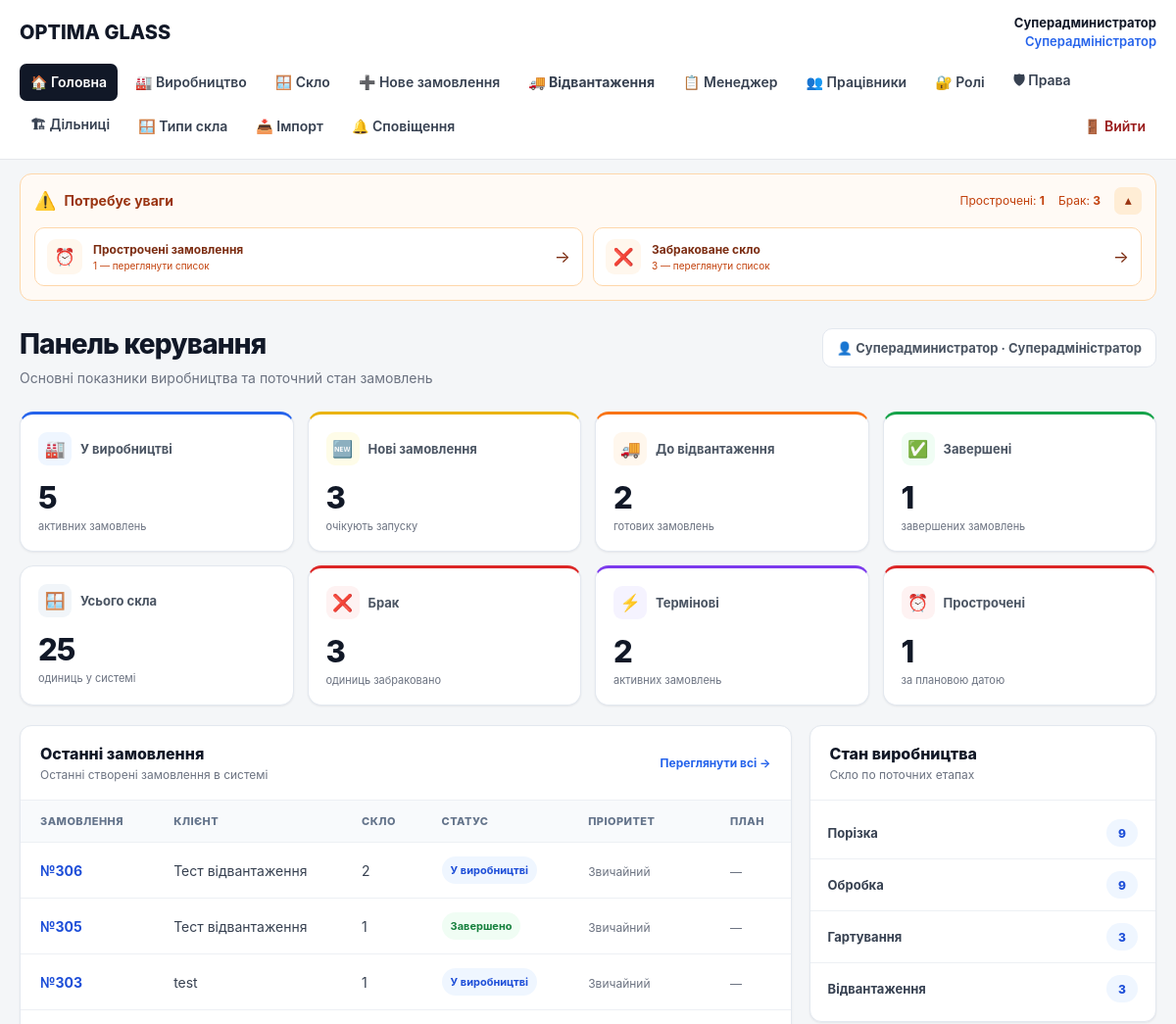
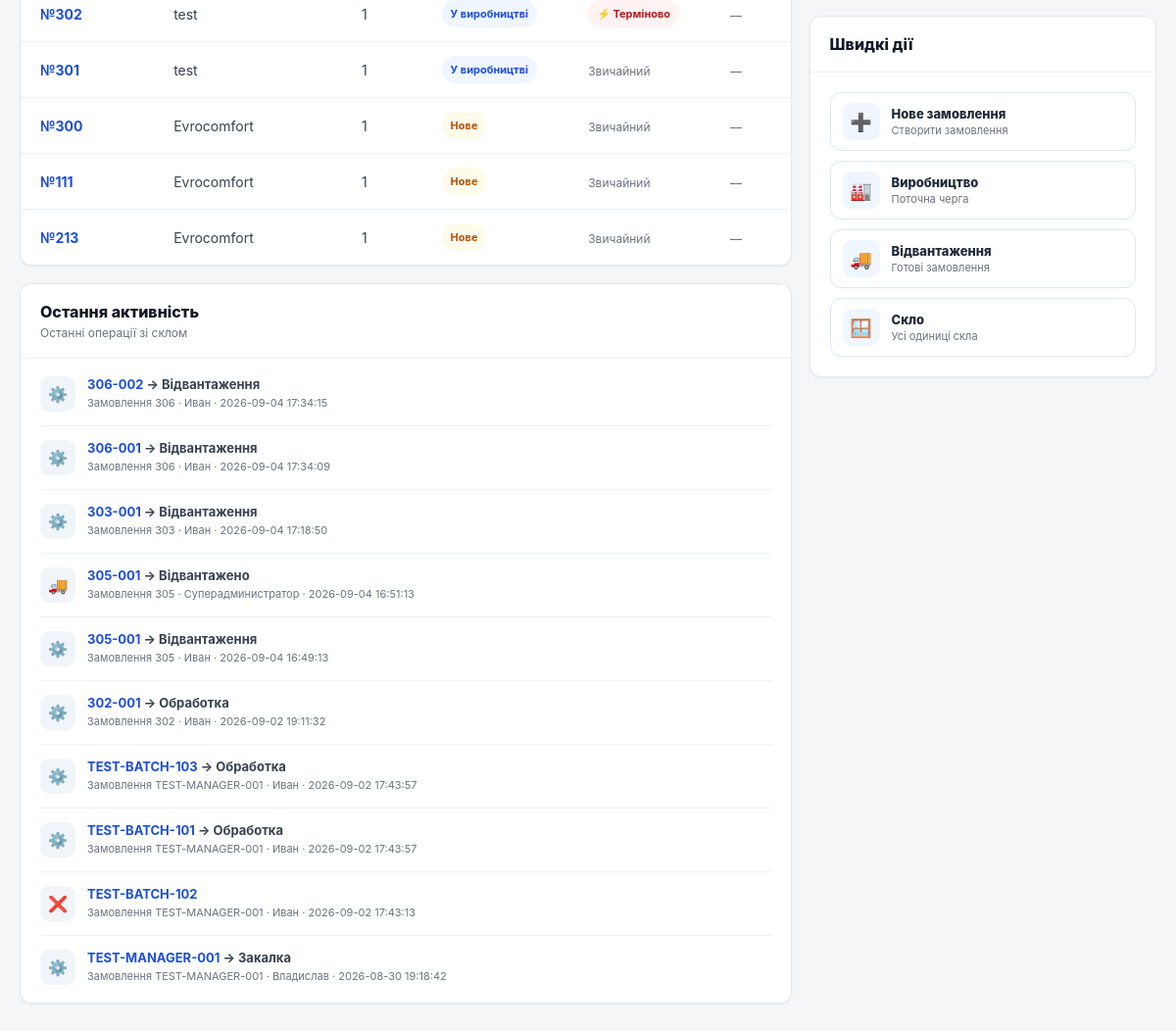
Screenshot of /index.php (signed in) with the database file from the repository (2 pictures, top to bottom).
### tables this page shows
CREATE TABLE users (
        id INTEGER PRIMARY KEY AUTOINCREMENT,
        name TEXT NOT NULL,
        email TEXT NOT NULL UNIQUE,
        password TEXT NOT NULL,
        role TEXT NOT NULL DEFAULT 'employee',
        active INTEGER NOT NULL DEFAULT 1,
        created_at TEXT NOT NULL DEFAULT CURRENT_TIMESTAMP
    , stage_id INTEGER REFERENCES production_stages(id));

CREATE TABLE orders (
    id INTEGER PRIMARY KEY AUTOINCREMENT,
    order_number TEXT NOT NULL UNIQUE,
    customer_name TEXT,
    comment TEXT,
    status TEXT NOT NULL DEFAULT 'new',
    created_at TEXT NOT NULL DEFAULT CURRENT_TIMESTAMP,
    updated_at TEXT NOT NULL DEFAULT CURRENT_TIMESTAMP
, priority INTEGER NOT NULL DEFAULT 1, planned_date TEXT, production_started_at TEXT, production_completed_at TEXT, created_by INTEGER);

CREATE TABLE glass_operations (
    id INTEGER PRIMARY KEY AUTOINCREMENT,

    glass_id INTEGER NOT NULL,
    employee_id INTEGER NOT NULL,

    route_step_id INTEGER,

    operation_type TEXT NOT NULL,

    from_stage TEXT,
    to_stage TEXT,

    result TEXT NOT NULL DEFAULT 'completed',

    comment TEXT,

    created_at TEXT NOT NULL DEFAULT CURRENT_TIMESTAMP, batch_id INTEGER,

    FOREIGN KEY (glass_id) REFERENCES glasses(id),
    FOREIGN KEY (employee_id) REFERENCES users(id),
    FOREIGN KEY (route_step_id) REFERENCES route_steps(id)
);

CREATE TABLE glasses (
        id INTEGER PRIMARY KEY AUTOINCREMENT,
        code TEXT NOT NULL UNIQUE,
        order_number TEXT,
        glass_type TEXT,
        width INTEGER,
        height INTEGER,
        quantity INTEGER NOT NULL DEFAULT 1,
        status TEXT NOT NULL DEFAULT 'created',
        current_location TEXT,
        employee_id INTEGER,
        comment TEXT,
        created_at TEXT NOT NULL DEFAULT CURRENT_TIMESTAMP,
        updated_at TEXT NOT NULL DEFAULT CURRENT_TIMESTAMP, order_id INTEGER, order_item_id INTEGER, thickness REAL, route_id INTEGER, current_step_id INTEGER,
        FOREIGN KEY (employee_id) REFERENCES users(id)
    );

### public/index.php (the view, shortened to what the rows shown need)
<?php
require __DIR__ . '/../src/auth.php';
$user = require_user();
function eDash(mixed $value): string
{
    return htmlspecialchars(
        (string) $value,
        ENT_QUOTES,
        'UTF-8'
    );
}
$name = $user['name'] ?? '';
$role = $user['role'] ?? '';
$roleLabels = [
    'superadmin'      => 'Суперадміністратор',
    'admin'           => 'Адміністратор',
    'manager'         => 'Менеджер',
    'section_manager' => 'Начальник дільниці',
    'employee'        => 'Працівник',
];
$roleLabel =
    $roleLabels[$role]
    ?? $role;
$recentOrders = $db->query("
    SELECT
        o.id,
        o.order_number,
        o.customer_name,
        o.status,
        o.priority,
        o.planned_date,
        o.created_at,
        COUNT(g.id) AS glass_count
    FROM orders o
    LEFT JOIN glasses g
        ON g.order_id = o.id
    GROUP BY o.id
    ORDER BY o.id DESC
    LIMIT 8
")->fetchAll();
$recentOperations = $db->query("
    SELECT
        go.id,
        go.operation_type,
        go.from_stage,
        go.to_stage,
        go.result,
        go.created_at,
        g.code,
        g.order_number,
        u.name AS employee_name
    FROM glass_operations go
    INNER JOIN glasses g
        ON g.id = go.glass_id
    LEFT JOIN users u
        ON u.id = go.employee_id
    ORDER BY go.id DESC
    LIMIT 10
")->fetchAll();
function orderStatusLabel(string $status): string
{
    return match ($status) {
        'new' => 'Нове',
        'in_production' => 'У виробництві',
        'completed' => 'Завершено',
        default => $status,
    };
}
function orderStatusClass(string $status): string
{
    return match ($status) {
        'new' => 'og-chip-warning',
        'in_production' => '',
        'completed' => 'og-chip-success',
        default => '',
    };
}
?>
<!DOCTYPE html>
<html lang="uk">
<head>
</head>
<body>
<?php
require __DIR__
    . '/../src/partials/header.php';
?>
<main class="og-page">
    <div class="og-page-header">
        <div>
            <h1 class="og-page-title">
                Панель керування
            </h1>
            <p class="og-page-subtitle">
            </p>
        </div>
        <div class="og-user-badge">
            👤 <?= eDash($name) ?>
            ·
            <?= eDash($roleLabel) ?>
        </div>
    </div>
    <div class="og-dashboard-layout">
        <div>
            <section class="og-card">
                <div class="og-card-header">
                    <div>
                        <h2 class="og-card-title">
                            Останні замовлення
                        </h2>
                    </div>
                </div>
                <?php if ($recentOrders): ?>
                    <div class="og-table-wrap">
                        <table class="og-table">
                            <thead>
                                <tr>
                                    <th>
                                        Замовлення
                                    </th>
                                    <th>
                                        Клієнт
                                    </th>
                                    <th>
                                        Скло
                                    </th>
                                    <th>
                                        Статус
                                    </th>
                                    <th>
                                        Пріоритет
                                    </th>
                                    <th>
                                        План
                                    </th>
                                </tr>
                            </thead>
                            <tbody>
                                <?php foreach (
                                    $recentOrders
                                    as $order
                                ): ?>
                                    <tr>
                                        <td>
                                            <a
                                                href="/order.php?id=<?= (int) $order['id'] ?>"
                                                class="og-table-link"
                                            >
                                                №<?= eDash(
                                                    $order['order_number']
                                                ) ?>
                                            </a>
                                        </td>
                                        <td>
                                            <?= eDash(
                                                $order['customer_name']
                                                ?: '—'
                                            ) ?>
                                        </td>
                                        <td>
                                            <?= (int)
                                                $order['glass_count'] ?>
                                        </td>
                                        <td>
                                            <span
                                                class="og-chip <?= eDash(
                                                    orderStatusClass(
                                                        $order['status']
                                                    )
                                                ) ?>"
                                            >
                                                <?= eDash(
                                                    orderStatusLabel(
                                                        $order['status']
                                                    )
                                                ) ?>
                                            </span>
                                        </td>
                                        <td>
                                            <?php if (
                                                (int) $order['priority'] >= 3
                                            ): ?>
                                                <span class="og-chip og-chip-danger">
                                                    ⚡ Терміново
                                                </span>
                                            <?php elseif (
                                                (int) $order['priority'] === 2
                                            ): ?>
                                                <span class="og-chip og-chip-warning">
                                                    Підвищений
                                                </span>
                                            <?php else: ?>
                                                <span class="og-muted">
                                                    Звичайний
                                                </span>
                                            <?php endif; ?>
                                        </td>
                                        <td>
                                            <?php if (
                                                !empty(
                                                    $order['planned_date']
                                                )
                                            ): ?>
                                                <?= eDash(
                                                    $order['planned_date']
                                                ) ?>
                                            <?php else: ?>
                                                <span class="og-muted">
                                                    —
                                                </span>
                                            <?php endif; ?>
                                        </td>
                                    </tr>
                                <?php endforeach; ?>
                            </tbody>
                        </table>
                    </div>
                <?php else: ?>
                    <div class="og-empty">
                        Замовлень поки немає.
                    </div>
                <?php endif; ?>
            </section>
            <section class="og-card">
                <div class="og-card-header">
                    <div>
                        <h2 class="og-card-title">
                            Остання активність
                        </h2>
                    </div>
                </div>
                <?php if ($recentOperations): ?>
                    <div class="og-activity-list">
                        <?php foreach (
                            $recentOperations
                            as $operation
                        ): ?>
                            <div class="og-activity-item">
                                <div class="og-activity-icon">
                                    <?php
                                    echo match (
                                        $operation['operation_type']
                                    ) {
                                        'shipping' => '🚚',
                                        'rejection' => '❌',
                                        default => '⚙️',
                                    };
                                    ?>
                                </div>
                                <div class="og-activity-content">
                                    <div class="og-activity-title">
                                        <a
                                            href="/glass.php?code=<?= urlencode(
                                                $operation['code']
                                            ) ?>"
                                            class="og-table-link"
                                        >
                                            <?= eDash(
                                                $operation['code']
                                            ) ?>
                                        </a>
                                        <?php if (
                                            $operation['to_stage']
                                        ): ?>
                                            →
                                            <?= eDash(
                                                $operation['to_stage']
                                            ) ?>
                                        <?php endif; ?>
                                    </div>
                                    <div class="og-activity-meta">
                                        Замовлення
                                        <?= eDash(
                                            $operation['order_number']
                                            ?: '—'
                                        ) ?>
                                        ·
                                        <?= eDash(
                                            $operation['employee_name']
                                            ?: 'Система'
                                        ) ?>
                                        ·
                                        <?= eDash(
                                            $operation['created_at']
                                        ) ?>
                                    </div>
                                </div>
                            </div>
                        <?php endforeach; ?>
                    </div>
                <?php else: ?>
                    <div class="og-empty">
                        Операцій поки немає.
                    </div>
                <?php endif; ?>
            </section>
        </div>
        <aside>
            <section class="og-card">
                <div class="og-card-header">
                    <div>
                        <h2 class="og-card-title">
                            Стан виробництва
                        </h2>
                    </div>
                </div>
            </section>
            <section class="og-card">
                <div class="og-card-header">
                    <div>
                        <h2 class="og-card-title">
                            Швидкі дії
                        </h2>
                    </div>
                </div>
            </section>
        </aside>
    </div>
</main>
</body>
</html>

### src/partials/header.php (shortened to what the rows shown need)
<?php
require_once __DIR__ . '/../auth.php';
require_once __DIR__ . '/../permissions.php';
$headerUser =
    isset($user) && is_array($user)
        ? $user
        : current_user();
$currentPage = basename(
    $_SERVER['PHP_SELF'] ?? ''
);
$headerRole = $headerUser['role'] ?? '';
$headerRoleLabels = [
    'superadmin'      => 'Суперадміністратор',
    'admin'           => 'Адміністратор',
    'manager'         => 'Менеджер',
    'section_manager' => 'Начальник дільниці',
    'employee'        => 'Працівник',
];
if (!function_exists('headerMenuItem')) {
    function headerMenuItem(
        string $url,
        string $label,
        string $page,
        string $currentPage,
        bool $allowed = true,
        string $extraClass = ''
    ): void {
        ?>
<link rel="stylesheet" href="/assets/css/app.css">
        <?php
    }
}
?>
<header class="app-header">
    <div class="app-header-inner">
        <div class="app-topbar">
            <?php if ($headerUser): ?>
                <div class="app-user">
                    <strong>
                        <?= htmlspecialchars(
                            $headerUser['name'] ?? '',
                            ENT_QUOTES,
                            'UTF-8'
                        ) ?>
                    </strong>
                    <br>
                    <span class="app-user-role">
                        <?= htmlspecialchars(
                            $headerRoleLabels[$headerRole]
                                ?? $headerRole,
                            ENT_QUOTES,
                            'UTF-8'
                        ) ?>
                    </span>
                </div>
            <?php endif; ?>
        </div>
        <?php if ($headerUser): ?>
                <?php
                if ($headerRole === 'superadmin') {
                    headerMenuItem(
                        '/',
                        '🏠 Головна',
                        'index.php',
                        $currentPage
                    );
                }
                ?>
        <?php endif; ?>
    </div>
</header>

### rows the page displays
users: name "Суперадминистратор", role "Суперадміністратор"
orders: order_number "306", customer_name "Тест відвантаження", glass_count "2", status "У виробництві", priority "Звичайний"
orders: order_number "305", customer_name "Тест відвантаження", glass_count "1", status "Завершено", priority "Звичайний"
orders: order_number "303", customer_name "test", glass_count "1", status "У виробництві", priority "Звичайний"
orders: order_number "302", customer_name "test", glass_count "1", status "У виробництві", priority "⚡ Терміново"
orders: order_number "301", customer_name "test", glass_count "1", status "У виробництві", priority "Звичайний"
orders: order_number "300", customer_name "Evrocomfort", glass_count "1", status "Нове", priority "Звичайний"
orders: order_number "111", customer_name "Evrocomfort", glass_count "1", status "Нове", priority "Звичайний"
orders: order_number "213", customer_name "Evrocomfort", glass_count "1", status "Нове", priority "Звичайний"
glass_operations: operation_type "⚙️", glass.code "306-002", to_stage "Відвантаження", glass.order_number "306", employee.name "Иван", created_at "2026-09-04 17:34:15"
glass_operations: operation_type "⚙️", glass.code "306-001", to_stage "Відвантаження", glass.order_number "306", employee.name "Иван", created_at "2026-09-04 17:34:09"
glass_operations: operation_type "⚙️", glass.code "303-001", to_stage "Відвантаження", glass.order_number "303", employee.name "Иван", created_at "2026-09-04 17:18:50"
glass_operations: operation_type "🚚", glass.code "305-001", to_stage "Відвантажено", glass.order_number "305", employee.name "Суперадминистратор", created_at "2026-09-04 16:51:13"
glass_operations: operation_type "⚙️", glass.code "305-001", to_stage "Відвантаження", glass.order_number "305", employee.name "Иван", created_at "2026-09-04 16:49:13"
glass_operations: operation_type "⚙️", glass.code "302-001", to_stage "Обработка", glass.order_number "302", employee.name "Иван", created_at "2026-09-02 19:11:32"
glass_operations: operation_type "⚙️", glass.code "TEST-BATCH-103", to_stage "Обработка", glass.order_number "TEST-MANAGER-001", employee.name "Иван", created_at "2026-09-02 17:43:57"
glass_operations: operation_type "⚙️", glass.code "TEST-BATCH-101", to_stage "Обработка", glass.order_number "TEST-MANAGER-001", employee.name "Иван", created_at "2026-09-02 17:43:57"
glass_operations: operation_type "❌", glass.code "TEST-BATCH-102", glass.order_number "TEST-MANAGER-001", employee.name "Иван", created_at "2026-09-02 17:43:13"
glass_operations: operation_type "⚙️", glass.code "TEST-MANAGER-001", to_stage "Закалка", glass.order_number "TEST-MANAGER-001", employee.name "Владислав", created_at "2026-08-30 19:18:42"

### other values shown
$label "🏠 Головна 🏭 Виробництво 🪟 Скло ➕ Нове замовлення 🚚 Відвантаження 📋 Менеджер 👥 Працівники 🔐 Ролі 🛡 Права 🏗 Дільниці 🪟 Типи скла 📥 Імпорт 🔔 Сповіщення"
$overdueOrders "1"
$rejectedGlass "3"
$inProduction "5"
$newOrders "3"
$waitingShipment "2"
$completedOrders "1"
$totalGlass "25"
$urgentOrders "2"
$row['total'] "9"
$row['total'] "3"
